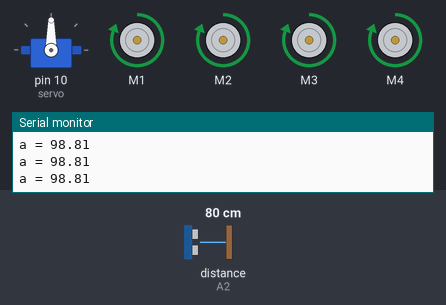
The sketch below on a simulated Arduino Uno, built with avr-gcc and run on an emulated ATmega328P. On the bench: servo, 4 × DC motor (green arrow = forward, orange = backward, longer = faster), the last lines printed to the serial monitor. Wiring (inferred from the names in the program): ultrasonic range finder: trigger A0; echo A2. The inputs (shaded band) are chosen by the test bench; at power-on: distance to the obstacle (sensor on A2) 80 cm. The echo pulse lasts 58.3 µs per cm.

Above: at 1.5 s.
1.6 s: distance to the obstacle (sensor on A2) set to 46 cm
4.6 s: distance to the obstacle (sensor on A2) set to 38 cm
At 5.5 s:
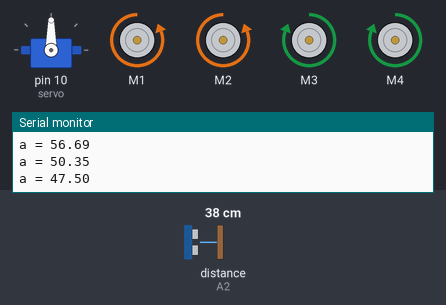
7.6 s: distance to the obstacle (sensor on A2) set to 60 cm
At 8.7 s:
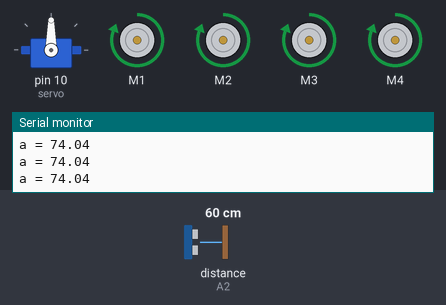
9.6 s: distance to the obstacle (sensor on A2) set to 2 cm
At 9.78 s:
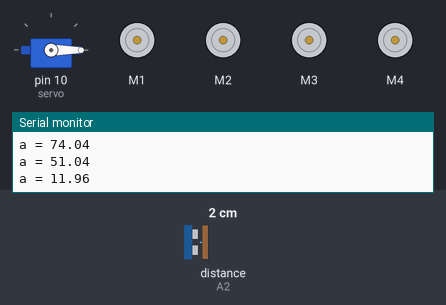
Timing chart, 0 to 13.6 s (numbered marks = the images above; inputs shaded):
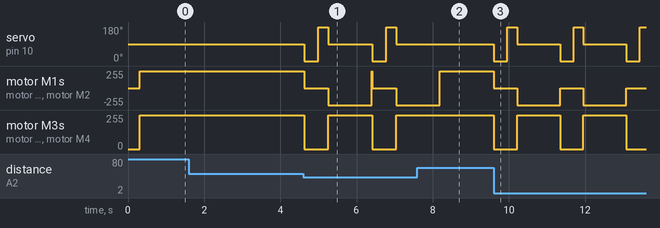

The sketch:

obstacle_avoiding.ino
```cpp
#include<AFMotor.h>
#include<Servo.h>

AF_DCMotor motor1 (1);
AF_DCMotor motor2 (2);
AF_DCMotor motor3 (3);
AF_DCMotor motor4 (4);
Servo servo;
int trig = A0;
int echo = A2;
int pingTravelTime,e=5;
float d, a, b, c;

void setup() {
  // put your setup code here, to run once:
  Serial.begin(9600);
  servo.attach(10);
  motor1.setSpeed(0);
  motor2.setSpeed(0);
  motor3.setSpeed(0);
  motor4.setSpeed(0);
  motor1.run(RELEASE);
  motor2.run(RELEASE);
  motor3.run(RELEASE);
  motor4.run(RELEASE);
  pinMode(trig, OUTPUT);
  pinMode(echo, INPUT);
  for (int j = 0; j < 10; j++) {
    digitalWrite(trig, LOW);
    delayMicroseconds(10);
    digitalWrite(trig, HIGH);
    delayMicroseconds(10);
    digitalWrite(trig, LOW);
    pingTravelTime = pulseIn(echo, HIGH);
    d = (340. * pingTravelTime) * 100. / (2. * pow(10, 6));
    a = a + d;
    delay(25);
  }
  a = a / 10;

}

void loop() {
  // put your main code here, to run repeatedly:
  motor1.setSpeed(255);
  motor2.setSpeed(255);
  motor3.setSpeed(255);
  motor4.setSpeed(255);
  motor1.run(FORWARD);
  motor2.run(FORWARD);
  motor3.run(FORWARD);
  motor4.run(FORWARD);
    for (int j = 0; j < e; j++) {
      digitalWrite(trig, LOW);
      delayMicroseconds(10);
      digitalWrite(trig, HIGH);
      delayMicroseconds(10);
      digitalWrite(trig, LOW);
      pingTravelTime = pulseIn(echo, HIGH);
      d = ((340. * pingTravelTime) * 100.) / (2. * pow(10, 6));
      a = a + d;
//      delay(25);
    }
    a = a / e;
  Serial.print("a = ");
  Serial.println(a);


  if (a <= 50) {
    motor1.setSpeed(0);
    motor2.setSpeed(0);
    motor3.setSpeed(0);
    motor4.setSpeed(0);
    motor1.run(RELEASE);
    motor2.run(RELEASE);
    motor3.run(RELEASE);
    motor4.run(RELEASE);
    servo.write(0);
    delay(100);
    for (int j = 0; j < e; j++) {
      digitalWrite(trig, LOW);
      delayMicroseconds(10);
      digitalWrite(trig, HIGH);
      delayMicroseconds(10);
      digitalWrite(trig, LOW);
      pingTravelTime = pulseIn(echo, HIGH);
      d = ((340. * pingTravelTime) * 100.) / (2. * pow(10, 6));
      b = b + d;
      delay(50);
    }
    b = b / e;
//    Serial.print("b = ");
//    Serial.println(b);
    servo.write(180);
    for (int j = 0; j < e; j++) {
      digitalWrite(trig, LOW);
      delayMicroseconds(10);
      digitalWrite(trig, HIGH);
      delayMicroseconds(10);
      digitalWrite(trig, LOW);
      pingTravelTime = pulseIn(echo, HIGH);
      d = ((340. * pingTravelTime) * 100.) / (2. * pow(10, 6));
      c = c + d;
      delay(50);
    }
    c = c / e;
//    Serial.print("c = ");
//    Serial.println(c);
    if (b > c) {
      motor1.setSpeed(255);
      motor2.setSpeed(255);
      motor3.setSpeed(255);
      motor4.setSpeed(255);
      motor1.run(FORWARD);
      motor2.run(FORWARD);
      motor3.run(BACKWARD);
      motor4.run(BACKWARD);
      servo.write(90);
      delay(1000);
    } else if (b < c) {
      motor1.setSpeed(255);
      motor2.setSpeed(255);
      motor3.setSpeed(255);
      motor4.setSpeed(255);
      motor1.run(BACKWARD);
      motor2.run(BACKWARD);
      motor3.run(FORWARD);
      motor4.run(FORWARD);
      servo.write(90);
      delay(1000);
    }
    for (int j = 0; j < e; j++) {
    digitalWrite(trig, LOW);
    delayMicroseconds(10);
    digitalWrite(trig, HIGH);
    delayMicroseconds(10);
    digitalWrite(trig, LOW);
    pingTravelTime = pulseIn(echo, HIGH);
    d = ((340. * pingTravelTime) * 100.) / (2. * pow(10, 6));
    a = a + d;
    delay(25);
  }
  a = a / e;
  if (a >= b || a >= c) {
    motor1.setSpeed(255);
    motor2.setSpeed(255);
    motor3.setSpeed(255);
    motor4.setSpeed(255);
    motor1.run(FORWARD);
    motor2.run(FORWARD);
    motor3.run(FORWARD);
    motor4.run(FORWARD);
  }
  }


}
```

Measured:
- the behaviour switches between 41 and 40 cm on distance to the obstacle (sensor on A2) (found by bisection; images 0 and 1)
- after the input at 4.6 s, servo on pin 10 (servo): 90° → 0° at once, → 180° 0.36 s later, → 90° 0.26 s later, → 0° 1.2 s later, … (6 changes in this stretch); motor M1: alternates backward 255/255 for 1.1 s and stopped for 0.64 s, starting at once
- after the input at 7.6 s, servo on pin 10 (servo): stays 90° (without the input it goes to 0° after 0.59 s); motor M1, motor M2: goes on until 8.2 s, then stays forward 255/255; motor M3, motor M4: stays forward 255/255 (without the input it goes to stopped after 0.59 s)
- after the input at 9.6 s, servo on pin 10 (servo): 90° → 0° at once, then repeats every 1.7 s: 180° 0.25 s, 90° 1.1 s, 0° 0.35 s; motor M1, motor M2: alternates backward 255/255 for 1.1 s and stopped for 0.61 s, starting at once; motor M3, motor M4: alternates forward 255/255 for 1.1 s and stopped for 0.61 s, starting at once
